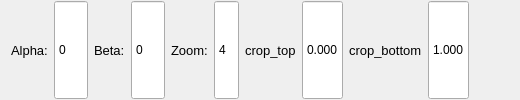
                  <widget class="QWidget" name="page_front_view">
                   <layout class="QHBoxLayout" name="horizontalLayout_9">
                    <property name="topMargin">
                     <number>0</number>
                    </property>
                    <property name="bottomMargin">
                     <number>0</number>
                    </property>
                    <item>
                     <widget class="QLabel" name="label_56">
                      <property name="font">
                       <font>
                        <pointsize>10</pointsize>
                       </font>
                      </property>
                      <property name="text">
                       <string>Alpha:</string>
                      </property>
                     </widget>
                    </item>
                    <item>
                     <widget class="QSpinBox" name="spinBox_alpha_front_view">
                      <property name="sizePolicy">
                       <sizepolicy hsizetype="Minimum" vsizetype="Expanding">
                        <horstretch>0</horstretch>
                        <verstretch>0</verstretch>
                       </sizepolicy>
                      </property>
                      <property name="maximumSize">
                       <size>
                        <width>100</width>
                        <height>16777215</height>
                       </size>
                      </property>
                      <property name="buttonSymbols">
                       <enum>QAbstractSpinBox::NoButtons</enum>
                      </property>
                      <property name="minimum">
                       <number>-110</number>
                      </property>
                      <property name="maximum">
                       <number>110</number>
                      </property>
                     </widget>
                    </item>
                    <item>
                     <widget class="QLabel" name="label_57">
                      <property name="font">
                       <font>
                        <pointsize>10</pointsize>
                       </font>
                      </property>
                      <property name="text">
                       <string>Beta:</string>
                      </property>
                     </widget>
                    </item>
                    <item>
                     <widget class="QSpinBox" name="spinBox_beta_front_view">
                      <property name="sizePolicy">
                       <sizepolicy hsizetype="Minimum" vsizetype="Expanding">
                        <horstretch>0</horstretch>
                        <verstretch>0</verstretch>
                       </sizepolicy>
                      </property>
                      <property name="maximumSize">
                       <size>
                        <width>100</width>
                        <height>16777215</height>
                       </size>
                      </property>
                      <property name="buttonSymbols">
                       <enum>QAbstractSpinBox::NoButtons</enum>
                      </property>
                      <property name="minimum">
                       <number>-110</number>
                      </property>
                      <property name="maximum">
                       <number>110</number>
                      </property>
                     </widget>
                    </item>
                    <item>
                     <widget class="QLabel" name="label_59">
                      <property name="font">
                       <font>
                        <pointsize>10</pointsize>
                       </font>
                      </property>
                      <property name="text">
                       <string>Zoom:</string>
                      </property>
                     </widget>
                    </item>
                    <item>
                     <widget class="QSpinBox" name="spinBox_zoom_front_view">
                      <property name="sizePolicy">
                       <sizepolicy hsizetype="Minimum" vsizetype="Expanding">
                        <horstretch>0</horstretch>
                        <verstretch>0</verstretch>
                       </sizepolicy>
                      </property>
                      <property name="maximumSize">
                       <size>
                        <width>100</width>
                        <height>16777215</height>
                       </size>
                      </property>
                      <property name="buttonSymbols">
                       <enum>QAbstractSpinBox::NoButtons</enum>
                      </property>
                      <property name="minimum">
                       <number>1</number>
                      </property>
                      <property name="maximum">
                       <number>14</number>
                      </property>
                      <property name="value">
                       <number>4</number>
                      </property>
                     </widget>
                    </item>
                    <item>
                     <widget class="QLabel" name="label_82">
                      <property name="font">
                       <font>
                        <pointsize>10</pointsize>
                       </font>
                      </property>
                      <property name="text">
                       <string>crop_top</string>
                      </property>
                     </widget>
                    </item>
                    <item>
                     <widget class="QDoubleSpinBox" name="crop_top_anypoint_2">
                      <property name="sizePolicy">
                       <sizepolicy hsizetype="Minimum" vsizetype="Expanding">
                        <horstretch>0</horstretch>
                        <verstretch>0</verstretch>
                       </sizepolicy>
                      </property>
                      <property name="maximumSize">
                       <size>
                        <width>100</width>
                        <height>16777215</height>
                       </size>
                      </property>
                      <property name="buttonSymbols">
                       <enum>QAbstractSpinBox::NoButtons</enum>
                      </property>
                      <property name="decimals">
                       <number>3</number>
                      </property>
                      <property name="maximum">
                       <double>1.000000000000000</double>
                      </property>
                      <property name="singleStep">
                       <double>0.001000000000000</double>
                      </property>
                     </widget>
                    </item>
                    <item>
                     <widget class="QLabel" name="label_83">
                      <property name="font">
                       <font>
                        <pointsize>10</pointsize>
                       </font>
                      </property>
                      <property name="text">
                       <string>crop_bottom</string>
                      </property>
                     </widget>
                    </item>
                    <item>
                     <widget class="QDoubleSpinBox" name="crop_bottom_anypoint_2">
                      <property name="sizePolicy">
                       <sizepolicy hsizetype="Minimum" vsizetype="Expanding">
                        <horstretch>0</horstretch>
                        <verstretch>0</verstretch>
                       </sizepolicy>
                      </property>
                      <property name="maximumSize">
                       <size>
                        <width>100</width>
                        <height>16777215</height>
                       </size>
                      </property>
                      <property name="buttonSymbols">
                       <enum>QAbstractSpinBox::NoButtons</enum>
                      </property>
                      <property name="decimals">
                       <number>3</number>
                      </property>
                      <property name="maximum">
                       <double>1.000000000000000</double>
                      </property>
                      <property name="singleStep">
                       <double>0.001000000000000</double>
                      </property>
                      <property name="value">
                       <double>1.000000000000000</double>
                      </property>
                     </widget>
                    </item>
                    <item>
                     <spacer name="horizontalSpacer">
                      <property name="orientation">
                       <enum>Qt::Horizontal</enum>
                      </property>
                      <property name="sizeHint" stdset="0">
                       <size>
                        <width>40</width>
                        <height>20</height>
                       </size>
                      </property>
                     </spacer>
                    </item>
                   </layout>
                  </widget>
